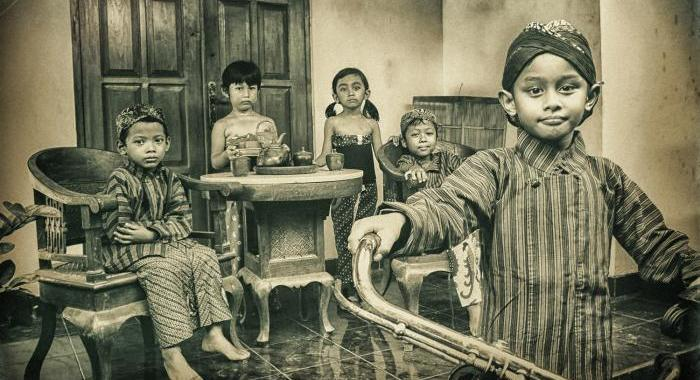
#> input picture img-3.jpg, 700 x 380 px
$ jupyter execute 'Brightness Adjustment.ipynb'
#> lines starting #> are read from the running program, lines starting #| are printed output that depends on the picture
[cell 1]
import cv2
import numpy as np
from matplotlib import pyplot as plt

[cell 2]
img = cv2.imread('img-3.jpg')
#> img is the input picture: shape (380, 700, 3); mean B, G, R 91.5, 116, 117

[cell 3]
if img is None:
    print("⚠️ Gambar tidak ditemukan! Pastikan file ada di folder yang sama.")
else:
    # OpenCV default BGR → ubah jadi RGB biar warnanya bener saat di-plot
    img_rgb = cv2.cvtColor(img, cv2.COLOR_BGR2RGB)

    # ====== Brightness Adjustment ======
    # beta = nilai brightness (+ cerah, - gelap)
    brightness_value = 50
    bright_img = cv2.convertScaleAbs(img_rgb, alpha=1, beta=brightness_value)
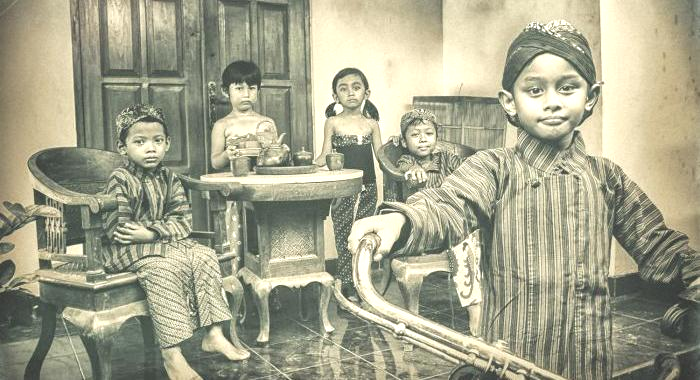
#> bright_img: shape (380, 700, 3); mean R, G, B 165.8, 165.4, 141.4

[cell 4]
# ====== Tampilkan Hasil ======
plt.figure(figsize=(10, 5))

plt.subplot(1, 2, 1)
plt.title("Original")
plt.imshow(img_rgb)
plt.axis("off")

plt.subplot(1, 2, 2)
plt.title("Brightness Adjusted")
plt.imshow(bright_img)
plt.axis("off")

plt.show()
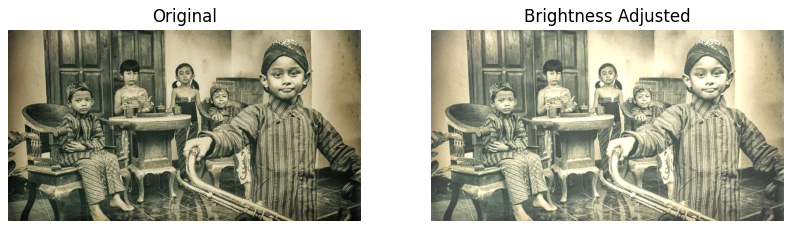
#> figure drawn by matplotlib, 2 panels
